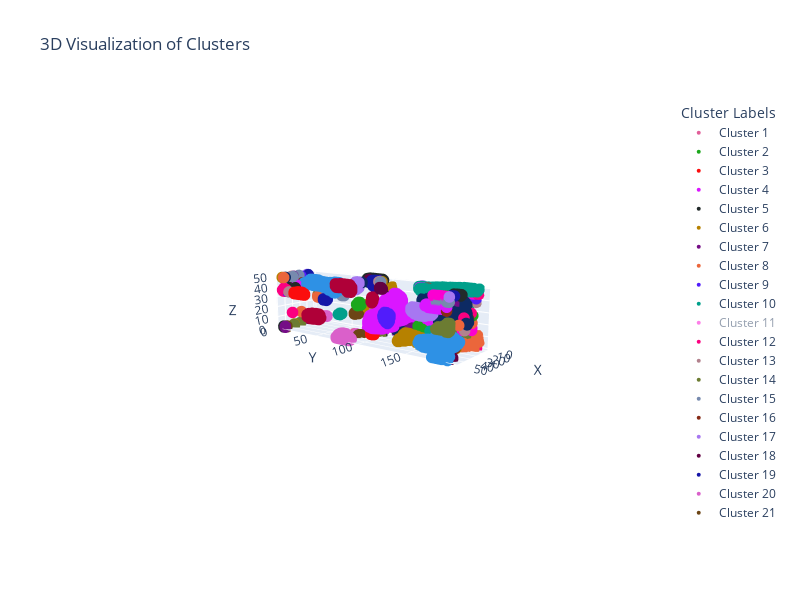

Notebook cell for this chart:
### Markdown cell above
### Counting cluster test

### Code cell
# To take a subspace of the data  
small_data_process = data_process[-3:-1]

# Choice of threshold 
H = 3
small_Q_event_frames = detect_Q_events(small_data_process, averaged_data, H)

#Isolation of the frames
Q_event_0 = small_Q_event_frames[0][1]
Q_event_1 = small_Q_event_frames[1][1]

# Counting 
num_clusters_0 = count_q_clusters(Q_event_0)
num_clusters_1 = count_q_clusters(Q_event_1)

print(f"Number of clusters in 0 : {num_clusters_0}")
print(f"Number of clusters in 1 : {num_clusters_1}")

# Ploting 
plot_3d_clusters(Q_event_1)
